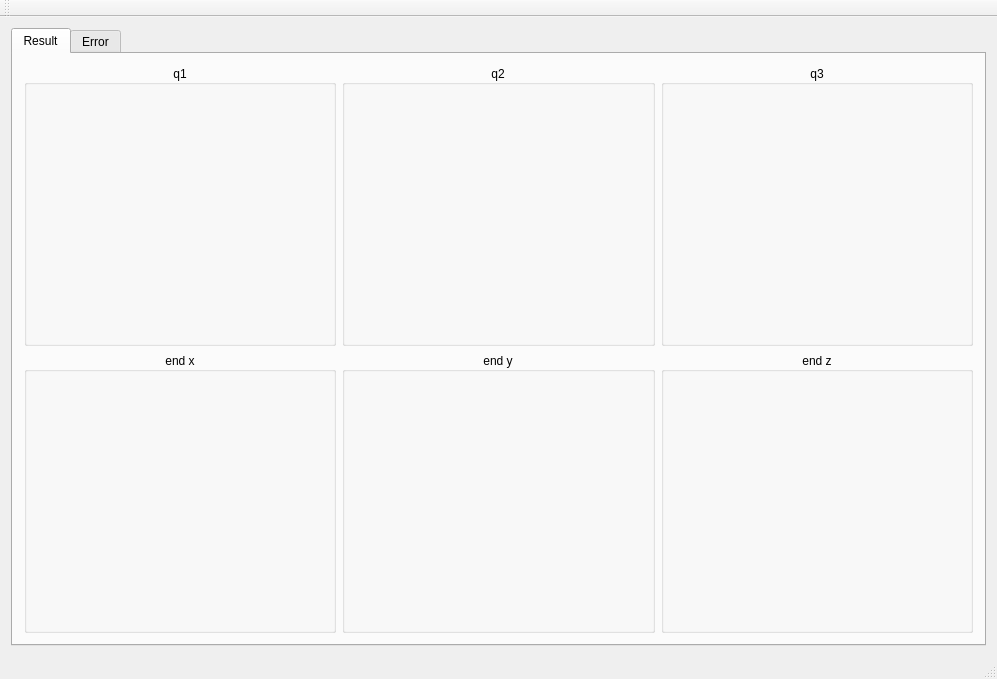
<?xml version="1.0" encoding="UTF-8"?>
<ui version="4.0">
 <class>MainWindow</class>
 <widget class="QMainWindow" name="MainWindow">
  <property name="geometry">
   <rect>
    <x>0</x>
    <y>0</y>
    <width>997</width>
    <height>679</height>
   </rect>
  </property>
  <property name="windowTitle">
   <string>MainWindow</string>
  </property>
  <widget class="QWidget" name="centralWidget">
   <layout class="QGridLayout" name="gridLayout">
    <item row="0" column="0">
     <widget class="QTabWidget" name="tabWidget">
      <property name="currentIndex">
       <number>0</number>
      </property>
      <widget class="QWidget" name="tab">
       <attribute name="title">
        <string>Result</string>
       </attribute>
       <layout class="QGridLayout" name="gridLayout_2">
        <item row="0" column="1">
         <widget class="QGroupBox" name="groupBox_2">
          <property name="title">
           <string>q2</string>
          </property>
          <property name="alignment">
           <set>Qt::AlignCenter</set>
          </property>
          <layout class="QGridLayout" name="gridLayout_5">
           <item row="0" column="0">
            <widget class="QCustomPlot" name="plot2" native="true"/>
           </item>
          </layout>
         </widget>
        </item>
        <item row="1" column="0">
         <widget class="QGroupBox" name="groupBox_5">
          <property name="title">
           <string>end x</string>
          </property>
          <property name="alignment">
           <set>Qt::AlignCenter</set>
          </property>
          <layout class="QGridLayout" name="gridLayout_7">
           <item row="0" column="0">
            <widget class="QCustomPlot" name="plot4" native="true"/>
           </item>
          </layout>
         </widget>
        </item>
        <item row="1" column="1">
         <widget class="QGroupBox" name="groupBox_6">
          <property name="title">
           <string>end y</string>
          </property>
          <property name="alignment">
           <set>Qt::AlignCenter</set>
          </property>
          <layout class="QGridLayout" name="gridLayout_8">
           <item row="0" column="0">
            <widget class="QCustomPlot" name="plot5" native="true"/>
           </item>
          </layout>
         </widget>
        </item>
        <item row="0" column="0">
         <widget class="QGroupBox" name="groupBox">
          <property name="title">
           <string>q1</string>
          </property>
          <property name="alignment">
           <set>Qt::AlignCenter</set>
          </property>
          <layout class="QGridLayout" name="gridLayout_4">
           <item row="0" column="0">
            <widget class="QCustomPlot" name="plot1" native="true"/>
           </item>
          </layout>
         </widget>
        </item>
        <item row="1" column="2">
         <widget class="QGroupBox" name="groupBox_4">
          <property name="title">
           <string>end z</string>
          </property>
          <property name="alignment">
           <set>Qt::AlignCenter</set>
          </property>
          <layout class="QGridLayout" name="gridLayout_9">
           <item row="0" column="0">
            <widget class="QCustomPlot" name="plot6" native="true"/>
           </item>
          </layout>
         </widget>
        </item>
        <item row="0" column="2">
         <widget class="QGroupBox" name="groupBox_3">
          <property name="title">
           <string>q3</string>
          </property>
          <property name="alignment">
           <set>Qt::AlignCenter</set>
          </property>
          <layout class="QGridLayout" name="gridLayout_6">
           <item row="0" column="0">
            <widget class="QCustomPlot" name="plot3" native="true"/>
           </item>
          </layout>
         </widget>
        </item>
       </layout>
      </widget>
      <widget class="QWidget" name="tab_2">
       <attribute name="title">
        <string>Error</string>
       </attribute>
       <layout class="QGridLayout" name="gridLayout_3">
        <item row="0" column="1">
         <widget class="QGroupBox" name="groupBox_11">
          <property name="title">
           <string>q2</string>
          </property>
          <property name="alignment">
           <set>Qt::AlignCenter</set>
          </property>
          <layout class="QGridLayout" name="gridLayout_11">
           <item row="0" column="0">
            <widget class="QCustomPlot" name="plot2_err" native="true"/>
           </item>
          </layout>
         </widget>
        </item>
        <item row="0" column="2">
         <widget class="QGroupBox" name="groupBox_7">
          <property name="title">
           <string>q3</string>
          </property>
          <property name="alignment">
           <set>Qt::AlignCenter</set>
          </property>
          <layout class="QGridLayout" name="gridLayout_12">
           <item row="0" column="0">
            <widget class="QCustomPlot" name="plot3_err" native="true"/>
           </item>
          </layout>
         </widget>
        </item>
        <item row="0" column="0">
         <widget class="QGroupBox" name="groupBox_10">
          <property name="title">
           <string>q1</string>
          </property>
          <property name="alignment">
           <set>Qt::AlignCenter</set>
          </property>
          <layout class="QGridLayout" name="gridLayout_10">
           <item row="0" column="0">
            <widget class="QCustomPlot" name="plot1_err" native="true"/>
           </item>
          </layout>
         </widget>
        </item>
        <item row="1" column="1">
         <widget class="QGroupBox" name="groupBox_12">
          <property name="title">
           <string>end y</string>
          </property>
          <property name="alignment">
           <set>Qt::AlignCenter</set>
          </property>
          <layout class="QGridLayout" name="gridLayout_14">
           <item row="0" column="0">
            <widget class="QCustomPlot" name="plot5_err" native="true"/>
           </item>
          </layout>
         </widget>
        </item>
        <item row="1" column="0">
         <widget class="QGroupBox" name="groupBox_9">
          <property name="title">
           <string>end x</string>
          </property>
          <property name="alignment">
           <set>Qt::AlignCenter</set>
          </property>
          <layout class="QGridLayout" name="gridLayout_13">
           <item row="0" column="0">
            <widget class="QCustomPlot" name="plot4_err" native="true"/>
           </item>
          </layout>
         </widget>
        </item>
        <item row="1" column="2">
         <widget class="QGroupBox" name="groupBox_8">
          <property name="title">
           <string>end z</string>
          </property>
          <property name="alignment">
           <set>Qt::AlignCenter</set>
          </property>
          <layout class="QGridLayout" name="gridLayout_15">
           <item row="0" column="0">
            <widget class="QCustomPlot" name="plot6_err" native="true"/>
           </item>
          </layout>
         </widget>
        </item>
       </layout>
      </widget>
     </widget>
    </item>
   </layout>
  </widget>
  <widget class="QMenuBar" name="menuBar">
   <property name="geometry">
    <rect>
     <x>0</x>
     <y>0</y>
     <width>997</width>
     <height>20</height>
    </rect>
   </property>
  </widget>
  <widget class="QToolBar" name="mainToolBar">
   <attribute name="toolBarArea">
    <enum>TopToolBarArea</enum>
   </attribute>
   <attribute name="toolBarBreak">
    <bool>false</bool>
   </attribute>
  </widget>
  <widget class="QStatusBar" name="statusBar"/>
 </widget>
 <layoutdefault spacing="6" margin="11"/>
 <customwidgets>
  <customwidget>
   <class>QCustomPlot</class>
   <extends>QWidget</extends>
   <header location="global">qcustomplot.h</header>
   <container>1</container>
  </customwidget>
 </customwidgets>
 <resources/>
 <connections/>
</ui>
